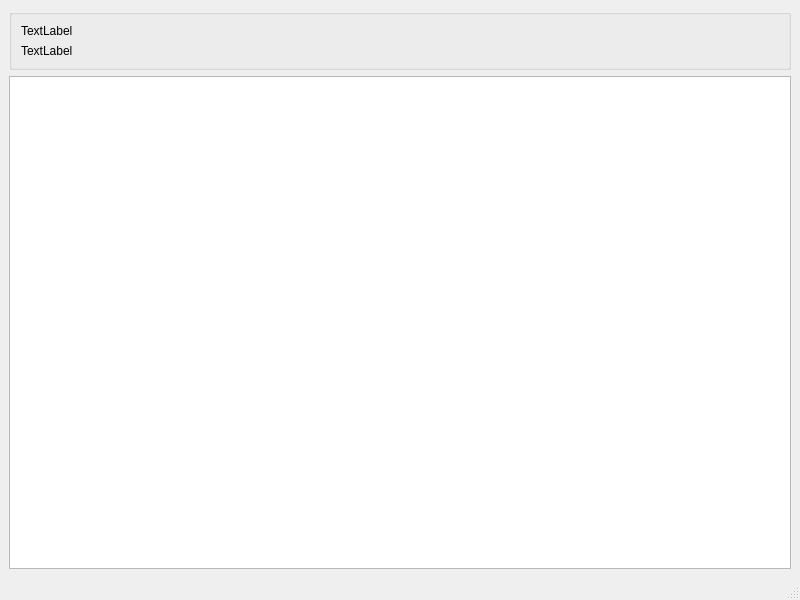
<?xml version="1.0" encoding="UTF-8"?>
<ui version="4.0">
 <class>MainWindow</class>
 <widget class="QMainWindow" name="MainWindow">
  <property name="geometry">
   <rect>
    <x>0</x>
    <y>0</y>
    <width>800</width>
    <height>600</height>
   </rect>
  </property>
  <property name="windowTitle">
   <string>MainWindow</string>
  </property>
  <widget class="QWidget" name="centralwidget">
   <layout class="QVBoxLayout" name="verticalLayout_2">
    <item>
     <widget class="QGroupBox" name="groupBox">
      <property name="title">
       <string/>
      </property>
      <layout class="QVBoxLayout" name="verticalLayout">
       <item>
        <widget class="QLabel" name="label">
         <property name="text">
          <string>TextLabel</string>
         </property>
        </widget>
       </item>
       <item>
        <widget class="QLabel" name="label_Rect">
         <property name="text">
          <string>TextLabel</string>
         </property>
        </widget>
       </item>
      </layout>
     </widget>
    </item>
    <item>
     <widget class="TGraphicsView" name="graphicsView"/>
    </item>
   </layout>
  </widget>
  <widget class="QMenuBar" name="menubar">
   <property name="geometry">
    <rect>
     <x>0</x>
     <y>0</y>
     <width>800</width>
     <height>21</height>
    </rect>
   </property>
  </widget>
  <widget class="QStatusBar" name="statusbar"/>
 </widget>
 <customwidgets>
  <customwidget>
   <class>TGraphicsView</class>
   <extends>QGraphicsView</extends>
   <header location="global">tgraphicsview.h</header>
  </customwidget>
 </customwidgets>
 <resources/>
 <connections/>
</ui>
